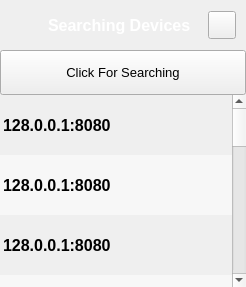
        <widget class="QFrame" name="extraLeftBox">
         <property name="minimumSize">
          <size>
           <width>0</width>
           <height>0</height>
          </size>
         </property>
         <property name="maximumSize">
          <size>
           <width>0</width>
           <height>16777215</height>
          </size>
         </property>
         <property name="frameShape">
          <enum>QFrame::Shape::NoFrame</enum>
         </property>
         <property name="frameShadow">
          <enum>QFrame::Shadow::Raised</enum>
         </property>
         <layout class="QVBoxLayout" name="extraColumLayout">
          <property name="spacing">
           <number>0</number>
          </property>
          <property name="leftMargin">
           <number>0</number>
          </property>
          <property name="topMargin">
           <number>0</number>
          </property>
          <property name="rightMargin">
           <number>0</number>
          </property>
          <property name="bottomMargin">
           <number>0</number>
          </property>
          <item>
           <widget class="QFrame" name="extraTopBg">
            <property name="minimumSize">
             <size>
              <width>0</width>
              <height>50</height>
             </size>
            </property>
            <property name="maximumSize">
             <size>
              <width>16777215</width>
              <height>50</height>
             </size>
            </property>
            <property name="frameShape">
             <enum>QFrame::Shape::NoFrame</enum>
            </property>
            <property name="frameShadow">
             <enum>QFrame::Shadow::Raised</enum>
            </property>
            <layout class="QVBoxLayout" name="verticalLayout_5">
             <property name="spacing">
              <number>0</number>
             </property>
             <property name="leftMargin">
              <number>0</number>
             </property>
             <property name="topMargin">
              <number>0</number>
             </property>
             <property name="rightMargin">
              <number>0</number>
             </property>
             <property name="bottomMargin">
              <number>0</number>
             </property>
             <item>
              <layout class="QGridLayout" name="extraTopLayout">
               <property name="leftMargin">
                <number>10</number>
               </property>
               <property name="rightMargin">
                <number>10</number>
               </property>
               <property name="horizontalSpacing">
                <number>10</number>
               </property>
               <property name="verticalSpacing">
                <number>0</number>
               </property>
               <item row="0" column="1">
                <widget class="QLabel" name="extraLabel">
                 <property name="minimumSize">
                  <size>
                   <width>150</width>
                   <height>0</height>
                  </size>
                 </property>
                 <property name="styleSheet">
                  <string notr="true">QLabel {
    color: white;
    font-size: 12pt;
    font-weight: bold;
    padding: 0.3em 0.6em;
}</string>
                 </property>
                 <property name="text">
                  <string>Searching Devices</string>
                 </property>
                </widget>
               </item>
               <item row="0" column="0">
                <widget class="QPushButton" name="pushButton_4">
                 <property name="minimumSize">
                  <size>
                   <width>28</width>
                   <height>28</height>
                  </size>
                 </property>
                 <property name="maximumSize">
                  <size>
                   <width>28</width>
                   <height>28</height>
                  </size>
                 </property>
                 <property name="styleSheet">
                  <string notr="true">QPushButton { background-color: rgba(255, 255, 255, 0); border: none;  border-radius: 5px; }
</string>
                 </property>
                 <property name="text">
                  <string/>
                 </property>
                 <property name="icon">
                  <iconset resource="../resources.qrc">
                   <normaloff>:/icons/icons/cil-devices.png</normaloff>:/icons/icons/cil-devices.png</iconset>
                 </property>
                </widget>
               </item>
               <item row="0" column="2">
                <widget class="QPushButton" name="extraCloseColumnBtn">
                 <property name="minimumSize">
                  <size>
                   <width>28</width>
                   <height>28</height>
                  </size>
                 </property>
                 <property name="maximumSize">
                  <size>
                   <width>28</width>
                   <height>28</height>
                  </size>
                 </property>
                 <property name="cursor">
                  <cursorShape>ArrowCursor</cursorShape>
                 </property>
                 <property name="mouseTracking">
                  <bool>true</bool>
                 </property>
                 <property name="toolTip">
                  <string>Close left box</string>
                 </property>
                 <property name="text">
                  <string/>
                 </property>
                 <property name="icon">
                  <iconset resource="../resources.qrc">
                   <normaloff>:/icons/icons/icon_close.png</normaloff>:/icons/icons/icon_close.png</iconset>
                 </property>
                 <property name="iconSize">
                  <size>
                   <width>20</width>
                   <height>20</height>
                  </size>
                 </property>
                </widget>
               </item>
              </layout>
             </item>
            </layout>
           </widget>
          </item>
          <item>
           <widget class="QFrame" name="extraContent">
            <property name="frameShape">
             <enum>QFrame::Shape::NoFrame</enum>
            </property>
            <property name="frameShadow">
             <enum>QFrame::Shadow::Raised</enum>
            </property>
            <layout class="QVBoxLayout" name="verticalLayout_12">
             <property name="spacing">
              <number>0</number>
             </property>
             <property name="leftMargin">
              <number>0</number>
             </property>
             <property name="topMargin">
              <number>0</number>
             </property>
             <property name="rightMargin">
              <number>0</number>
             </property>
             <property name="bottomMargin">
              <number>0</number>
             </property>
             <item alignment="Qt::AlignmentFlag::AlignTop">
              <widget class="QFrame" name="extraTopMenu">
               <property name="frameShape">
                <enum>QFrame::Shape::NoFrame</enum>
               </property>
               <property name="frameShadow">
                <enum>QFrame::Shadow::Raised</enum>
               </property>
               <layout class="QVBoxLayout" name="verticalLayout_11">
                <property name="spacing">
                 <number>0</number>
                </property>
                <property name="leftMargin">
                 <number>0</number>
                </property>
                <property name="topMargin">
                 <number>0</number>
                </property>
                <property name="rightMargin">
                 <number>0</number>
                </property>
                <property name="bottomMargin">
                 <number>0</number>
                </property>
                <item>
                 <widget class="QPushButton" name="btn_adjustments">
                  <property name="sizePolicy">
                   <sizepolicy hsizetype="Expanding" vsizetype="Fixed">
                    <horstretch>0</horstretch>
                    <verstretch>0</verstretch>
                   </sizepolicy>
                  </property>
                  <property name="minimumSize">
                   <size>
                    <width>0</width>
                    <height>45</height>
                   </size>
                  </property>
                  <property name="font">
                   <font>
                    <family>Segoe UI</family>
                    <pointsize>10</pointsize>
                    <italic>false</italic>
                    <bold>false</bold>
                   </font>
                  </property>
                  <property name="cursor">
                   <cursorShape>PointingHandCursor</cursorShape>
                  </property>
                  <property name="layoutDirection">
                   <enum>Qt::LayoutDirection::LeftToRight</enum>
                  </property>
                  <property name="styleSheet">
                   <string notr="true">QPushButton {
	background-image: url(:/icons/icons/cil-find-in-page.png);
}
QPushButton :hover {
    background-color: palette(light);
    border-radius: 0.2em;
}
QPushButton:pressed {
    background-color: palette(mid);
}
</string>
                  </property>
                  <property name="text">
                   <string>Click For Searching</string>
                  </property>
                 </widget>
                </item>
               </layout>
              </widget>
             </item>
             <item>
              <widget class="QFrame" name="extraCenter">
               <property name="frameShape">
                <enum>QFrame::Shape::NoFrame</enum>
               </property>
               <property name="frameShadow">
                <enum>QFrame::Shadow::Raised</enum>
               </property>
               <layout class="QVBoxLayout" name="verticalLayout_10">
                <property name="leftMargin">
                 <number>0</number>
                </property>
                <property name="topMargin">
                 <number>0</number>
                </property>
                <property name="rightMargin">
                 <number>0</number>
                </property>
                <property name="bottomMargin">
                 <number>0</number>
                </property>
                <item>
                 <widget class="QTableWidget" name="peer">
                  <property name="sizePolicy">
                   <sizepolicy hsizetype="Expanding" vsizetype="Expanding">
                    <horstretch>1</horstretch>
                    <verstretch>1</verstretch>
                   </sizepolicy>
                  </property>
                  <property name="styleSheet">
                   <string notr="true">/* 表格整体样式 */
QTableWidget {
    background-color: transparent;
    border: none;
    outline: none;
    font: inherit;
	font-size: 12pt;
    font-weight: bold;
}

/* 单元格样式 - 增加宽度控制 */
QTableWidget::item {
 
    background-color: transparent;

}
</string>
                  </property>
                  <property name="alternatingRowColors">
                   <bool>true</bool>
                  </property>
                  <property name="showGrid">
                   <bool>false</bool>
                  </property>
                  <attribute name="horizontalHeaderVisible">
                   <bool>false</bool>
                  </attribute>
                  <attribute name="horizontalHeaderStretchLastSection">
                   <bool>true</bool>
                  </attribute>
                  <attribute name="verticalHeaderVisible">
                   <bool>false</bool>
                  </attribute>
                  <attribute name="verticalHeaderDefaultSectionSize">
                   <number>60</number>
                  </attribute>
                  <row>
                   <property name="text">
                    <string>新建行</string>
                   </property>
                   <property name="textAlignment">
                    <set>AlignCenter</set>
                   </property>
                  </row>
                  <row>
                   <property name="text">
                    <string>新建行</string>
                   </property>
                  </row>
                  <row>
                   <property name="text">
                    <string>新建行</string>
                   </property>
                  </row>
                  <row>
                   <property name="text">
                    <string>新建行</string>
                   </property>
                  </row>
                  <row>
                   <property name="text">
                    <string>新建行</string>
                   </property>
                  </row>
                  <row>
                   <property name="text">
                    <string>新建行</string>
                   </property>
                  </row>
                  <row>
                   <property name="text">
                    <string>新建行</string>
                   </property>
                  </row>
                  <row>
                   <property name="text">
                    <string>新建行</string>
                   </property>
                  </row>
                  <row>
                   <property name="text">
                    <string>新建行</string>
                   </property>
                  </row>
                  <row>
                   <property name="text">
                    <string>新建行</string>
                   </property>
                  </row>
                  <row>
                   <property name="text">
                    <string>新建行</string>
                   </property>
                  </row>
                  <row>
                   <property name="text">
                    <string>新建行</string>
                   </property>
                  </row>
                  <row>
                   <property name="text">
                    <string>新建行</string>
                   </property>
                  </row>
                  <column>
                   <property name="text">
                    <string>devices</string>
                   </property>
                  </column>
                  <item row="0" column="0">
                   <property name="text">
                    <string>128.0.0.1:8080</string>
                   </property>
                  </item>
                  <item row="1" column="0">
                   <property name="text">
                    <string>128.0.0.1:8080</string>
                   </property>
                  </item>
                  <item row="2" column="0">
                   <property name="text">
                    <string>128.0.0.1:8080</string>
                   </property>
                  </item>
                  <item row="3" column="0">
                   <property name="text">
                    <string>128.0.0.1:8080</string>
                   </property>
                  </item>
                  <item row="4" column="0">
                   <property name="text">
                    <string>128.0.0.1:8080</string>
                   </property>
                  </item>
                  <item row="5" column="0">
                   <property name="text">
                    <string>128.0.0.1:8080</string>
                   </property>
                  </item>
                  <item row="6" column="0">
                   <property name="text">
                    <string>128.0.0.1:8080</string>
                   </property>
                  </item>
                  <item row="7" column="0">
                   <property name="text">
                    <string>128.0.0.1:8080</string>
                   </property>
                  </item>
                  <item row="8" column="0">
                   <property name="text">
                    <string>128.0.0.1:8080</string>
                   </property>
                  </item>
                  <item row="9" column="0">
                   <property name="text">
                    <string>128.0.0.1:8080</string>
                   </property>
                  </item>
                  <item row="10" column="0">
                   <property name="text">
                    <string>128.0.0.1:8080</string>
                   </property>
                  </item>
                  <item row="11" column="0">
                   <property name="text">
                    <string>128.0.0.1:8080</string>
                   </property>
                  </item>
                  <item row="12" column="0">
                   <property name="text">
                    <string>128.0.0.1:8080</string>
                   </property>
                  </item>
                 </widget>
                </item>
               </layout>
              </widget>
             </item>
             <item>
              <widget class="QFrame" name="extraBottom">
               <property name="frameShape">
                <enum>QFrame::Shape::NoFrame</enum>
               </property>
               <property name="frameShadow">
                <enum>QFrame::Shadow::Raised</enum>
               </property>
              </widget>
             </item>
            </layout>
           </widget>
          </item>
         </layout>
        </widget>
